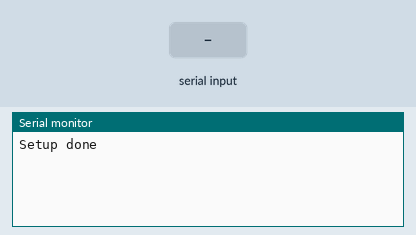
Recording of a sketch running on a simulated Arduino Mega 2560, built with avr-gcc and run on an emulated ATmega2560. On the bench: the last lines printed to the serial monitor. The inputs (shaded band) are chosen by the test bench.

Above: at 1.3 s.
1.4 s: "v" received over Serial
At 2.3 s:
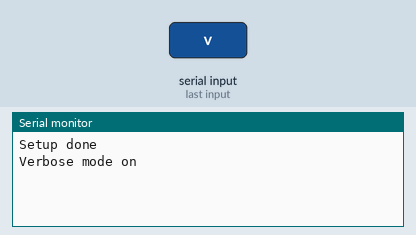
2.9 s: "v" received over the second serial link
At 3.9 s:
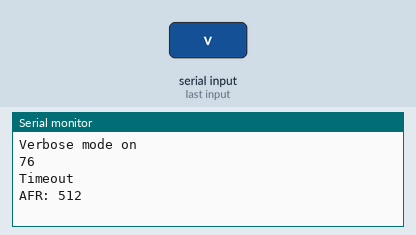
4.8 s: "w" received over Serial
At 6.0 s:
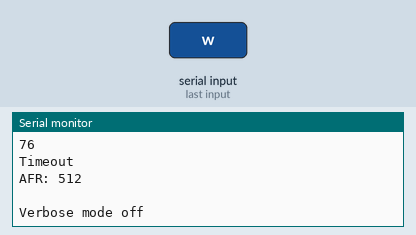
6.3 s: "e" received over Serial
At 7.2 s:
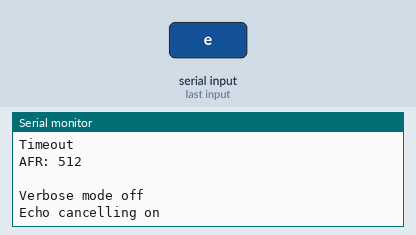
7.8 s: "f" received over Serial
At 8.3 s:
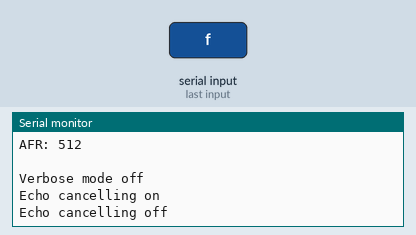

Measured:
- after the input at 1.4 s, the serial monitor: prints a new line at once (image 1)
- after the input at 2.9 s, the serial monitor: prints a new line at once (image 2)
- after the input at 4.8 s, the serial monitor: prints a new line at once (image 3)
- after the input at 6.3 s, the serial monitor: prints a new line at once (image 4)
- after the input at 7.8 s, the serial monitor: prints a new line at once (image 5)

The sketch:

ALDL-Arduino-mega.ino
```cpp
/*
(C) joukoy@gmail.com
Bluetooth <=> ALDL + Wideband O2 analog signal interface For Arduino MEGA 2560
Connect PC, phone or tablet to your Bluetooth module and use Bluetooth serial port in your application (Tunerpro, ALDLDroid etc)

#Required parts:
- Arduino Mega 2560 (or other Arduino model, need 2 free serial ports, or use softwareserial)
- Bluetooth module, for example HC-05, HC-06 or JDY-33
- 2 resistors, 100 ohm

#Connections:

* Mega --- Bluetooth module *
Gnd --- Gnd
5v  --- Vcc
TX2 --- RX
RX2 --- TX

* Mega --- ALDL *
Tx3 -resistor 100R-\
                    ---- ALDL pin M
RX3 -resistor 100R-/
GND --- ALDL Pin A
Vin --- +12v when ign on (radio? Cigarette lighter?), or supply power to Arduino USB port

* Mega --- WB O2 sensor *
Gnd --- Gnd
A0  --- Analog out (0-5v)

#App settings
In tunerpro, add value for WB O2, use packet offset: 60, Source data size: 16 Bit
If bytes 60 & 61 are used for something important, modify AFRByte below and packet offset to something else than 60

Conversion for AEM X-series: (Need confirmation)
X*11.875/1023+7.3125

Conversion for Innovate MTX-L (Totally untested)
X*15.04/1023 + 7.35

*/
#include <Arduino.h>
#define BtSerial Serial2
#define AldlSerial Serial3

const byte WBPin = A0;
const int AFRByte = 60;

//Note: Setup bluetooth module baudrate to 115200 OR modify BtBaudrate to match BT module baudrate
//Modify Tunerpro Acquistion settings to match baudrate
const unsigned long BtBaudrate = 115200;
bool verbose = false;
bool echoCancel = true;

void setup() {
  AldlSerial.begin (8192);
  BtSerial.begin (BtBaudrate);
  Serial.begin(115200);
  delay(100);
  Serial.write("Setup done\n");
}

void loop() {
  while (!BtSerial.available())
  {
    if (Serial.available())
    {
      char cmd = Serial.read();
      switch(cmd)
      {
      case 'v':
        verbose = true;
        Serial.println("Verbose mode on");
        break;
      case 'w':
        verbose = false;
        Serial.println("Verbose mode off");
        break;
      case 'e':
        echoCancel = true;
        Serial.println("Echo cancelling on");
        break;
      case 'f':
        echoCancel = false;
        Serial.println("Echo cancelling off");
        break;
      }
    }
    delay(2);
  }
  int cmdLen = 0;
  while (BtSerial.available())
  {
    while (BtSerial.available())
    {
      int cmdByte = BtSerial.read();
      AldlSerial.write(cmdByte);
      cmdLen++;
      if (verbose)
      {
        Serial.print(cmdByte, HEX);
        Serial.print(" ");
      }
    }
    delay(2);
  }
  if (verbose)
  {
    Serial.println(" ");
  }
  AldlSerial.flush();
  int ALDLbyte = 0;                                                         // One byte of aldl data
  int DataStreamIndex = 0;
  long int start = millis();
  while (!AldlSerial.available())
  {
    delay(1);
    if ((millis() - start) > 400)
    {
      Serial.println("Timeout");
      break;
    }
  }

  int AFR = analogRead(WBPin);                          //Read WB voltage from analog pin (0-5v)
  if (verbose)
  {
    Serial.print("AFR: ");
    Serial.println(AFR);
  }
  while (AldlSerial.available() )
  {
      while (AldlSerial.available() )                    // Check for available data on the ALDL serial port
      {
        int dataByte = AldlSerial.read();
        if (DataStreamIndex == (AFRByte + cmdLen + 3))   // AFRByte + Sent bytes count (ALDL echo) + 3 header bytes
        {
          dataByte = (byte)(AFR >> 8);                  //Replace byte with MSB byte of AFR value
        }
        else if (DataStreamIndex == (AFRByte + cmdLen + 4))
        {
          dataByte = (byte)AFR;                       //Replace byte with LSB byte of AFR value
        }
        if (verbose)
        {
          Serial.print(dataByte, HEX);
          Serial.print(" ");
        }
        if (echoCancel == false || DataStreamIndex >= cmdLen) //Skip echo bytes if echoCancel = true
        {
          BtSerial.write(dataByte);
        }
        DataStreamIndex++;
      }
      delay(3);
  }
  if (verbose)
  {
    Serial.println(" ");
  }

}
```
